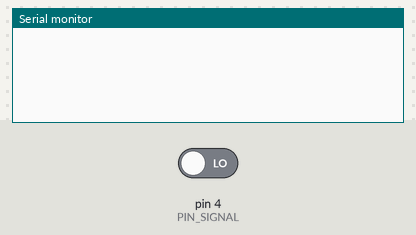
The sketch below on a simulated Arduino Uno, built with avr-gcc and run on an emulated ATmega328P. On the bench: the last lines printed to the serial monitor. The test bench sets the inputs (shaded band); at power-on: pin 4 (PIN_SIGNAL) LOW.

Above: at 1.2 s.
1.3 s: pin 4 (PIN_SIGNAL) driven HIGH
At 1.7 s:
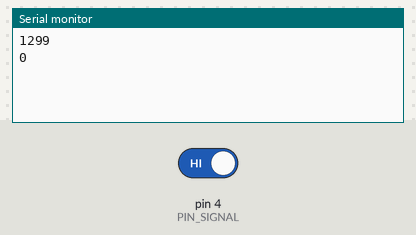
2.8 s: pin 4 (PIN_SIGNAL) driven LOW
At 4.1 s:
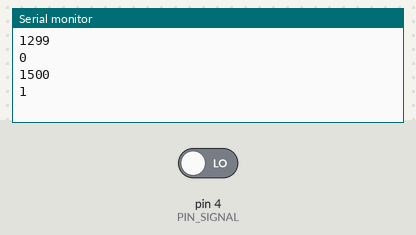
Timing chart, 0 to 5.8 s (numbered marks = the images above; inputs shaded):
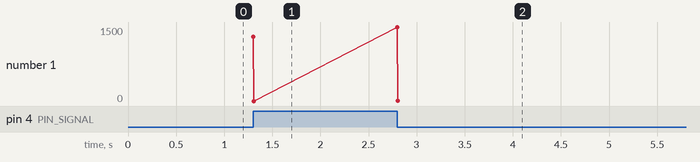

Measured:
- after the input at 1.3 s, the serial monitor: prints a new line at once (image 1)
- after the input at 2.8 s, the serial monitor: prints a new line at once (image 2)
- plotted number 1: 0 → 1 after the input at 2.8 s

The sketch:

arduino_oscilloscopio.ino
```cpp
#define PIN_SIGNAL 4

void setup() {
  pinMode(PIN_SIGNAL, INPUT);
  Serial.begin(9600);
}
int tempo_iniziale=0;
void loop() {
  int valore=0;
  int tempo_valore=0;
//Se il segnale è HIGH allora valore è 1 e calcolo il tempo in cui è rimasto alto
  if(digitalRead(PIN_SIGNAL)==HIGH){
    valore=1;
    tempo_iniziale = millis();
    while(digitalRead(PIN_SIGNAL)==HIGH){}
    tempo_valore=millis()-tempo_iniziale;
    Serial.println(tempo_valore);
    Serial.println(valore);
//Se il segnale è LOW allora valore è 0 e calcolo il tempo in cui è rimasto basso
  }else if(digitalRead(PIN_SIGNAL)==LOW){
    valore=0;
    tempo_iniziale = millis();
    while(digitalRead(PIN_SIGNAL)==LOW){}
    tempo_valore=millis()-tempo_iniziale;
    Serial.println(tempo_valore);
    Serial.println(valore);

  }

}
```
